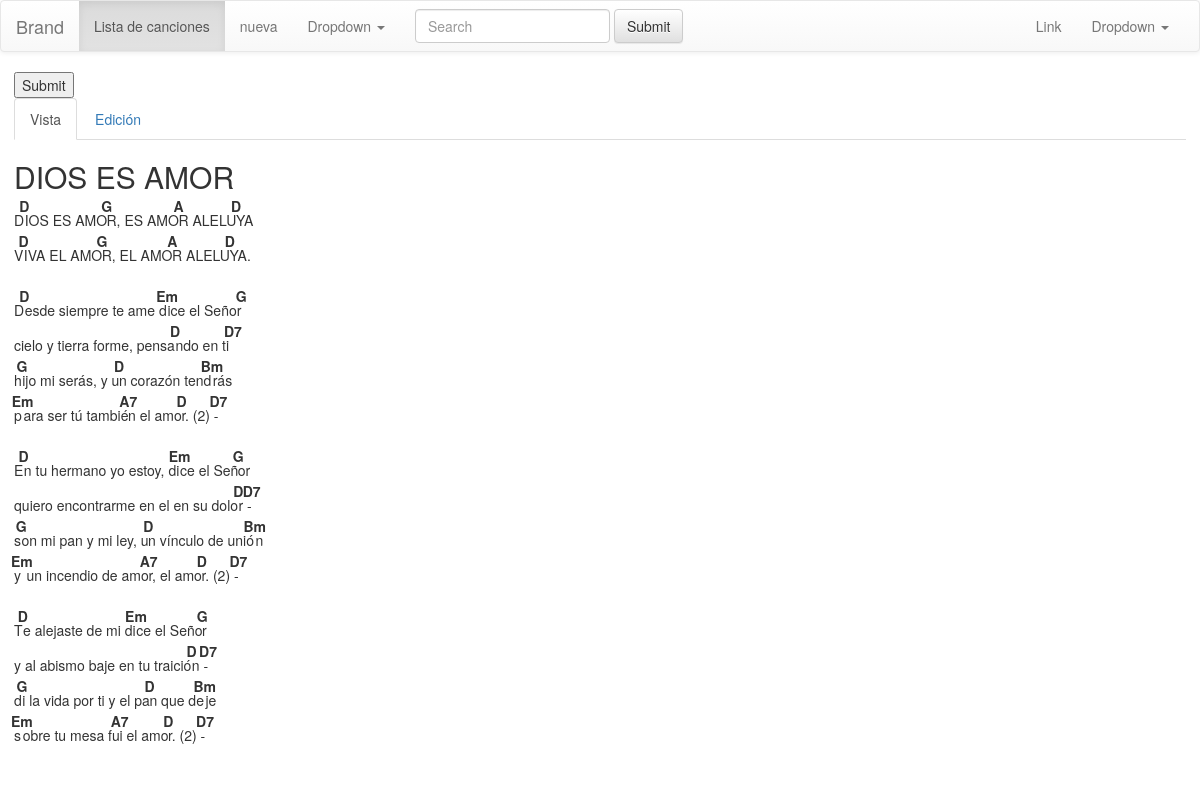
The page /song/2/ on the database its author committed.
### songs/models.py (models this page shows)
class Song(models.Model):
    name = models.CharField('Nombre', max_length=200)
    lyrics = models.TextField('Contenido')
    lyrics_formated = models.TextField('Contenido HTML')

### songs/views.py (the view)
# urls.py: url(r'^song/(?P<pk>[-\w]+)/', SongUpdate.as_view(), name='song-form'),
class SongUpdate(UpdateView):
    model = Song
    form_class = SongForm
    template_name = 'song.html'
    success_url = '/songs/'

### songs/forms.py
class SongForm(ModelForm):
	class Meta:
		model = Song
		fields = ('name', 'lyrics','lyrics_formated')
		widgets = {
            'lyrics': Textarea(attrs={'cols': 120, 'rows': 20}),
            'lyrics_formated': HiddenInput(),
        }

### songs/templates/song.html (shortened to what this page needs)
{% extends "base.html" %}
{% load staticfiles %}
{% block content %}
<form action="{{ action }}" id='myform' method="post">{% csrf_token %}
<input type="submit" value="Submit" id='savebtn'/>
  <ul class="nav nav-tabs">
    <li role="presentation" class="active"><a href="#vista" class='vista_btn' data-toggle="tab">Vista</a></li>
    <li role="presentation"><a href="#edicion" data-toggle="tab">Edición</a></li>
  </ul>
  <div id="my-tab-content" class="tab-content">
    <div class="tab-pane active" id="vista">
        <h2>{{ object.name }}</h2>
  			<p class='lyrics_formated'>
        {{ form.lyrics_formated.value|safe }}
        </p>
    </div>
  </div>
</form>
{% endblock %}
{% block css %}
	<link rel='stylesheet' href='{% static "main.css" %}'/>
{% endblock %}

### songs/static/main.css (style rules this page uses)
.tone { position: relative; top: -1em; margin: -attr(height); line-height: 2.5em; }

### rows shown on the page
Song: name "DIOS ES AMOR", lyrics_formated.value "D D IOS ES AMO G R, ES AMO A R ALELU D YA V D IVA EL AMO G R, EL AMO A R ALELU D YA. D D esde siempre te ame d Em ice el Señor G cielo y tierra forme, pensa D ndo en ti D7 h G ijo mi serás, y u D n corazón tend Bm rás p Em ara ser tú tambié A7 n el amo D r. (2) - D7 E D n tu hermano yo estoy, di Em ce el Señ G or quiero encontrarme en el en su dolo D r - D7 s G on mi pan y mi ley, u D n vínculo de unió Bm n y Em un incendio de amo A7 r, el amo D r. (2) - D7 T D e alejaste de mi di Em ce el Seño G r y al abismo baje en tu traició D n - D7 d G i la vida por ti y el pa D n que de Bm je s Em obre tu mesa fu A7 i el amo D r. (2) - D7"
